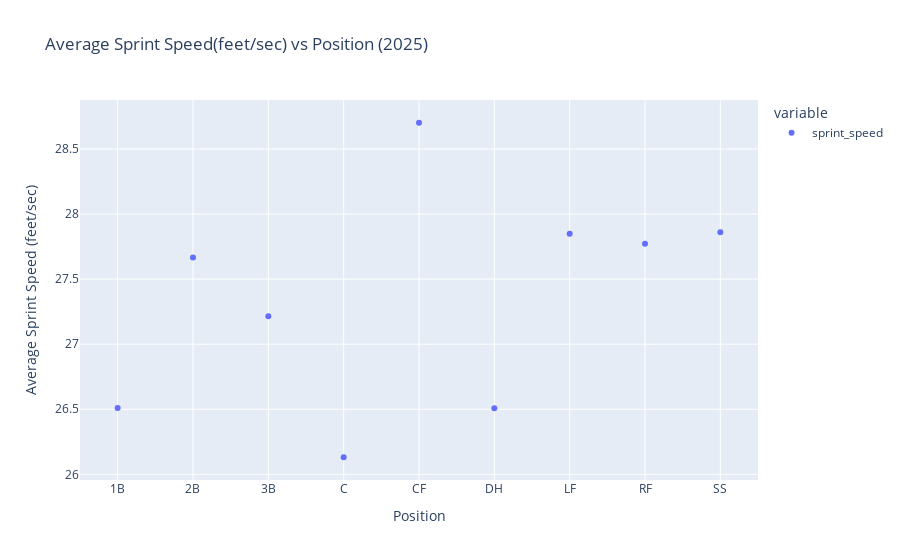

Notebook source saved alongside this figure:
### Code cell
fig = px.scatter(
    df25_avg_sprintspeed,
 
    title=" Average Sprint Speed(feet/sec) vs Position (2025)"
)
fig.update_layout(
                  xaxis_title="Position",
                  yaxis_title="Average Sprint Speed (feet/sec)")
fig.show()

### Figure 1 — Plotly figure (JSON) as saved in the notebook; plotly's stock layout.template omitted (floating-point values rounded to 4 significant figures)
{"data": [{"hovertemplate": "variable=sprint_speed<br>position=%{x}<br>value=%{y}<extra></extra>", "legendgroup": "sprint_speed", "marker": {"color": "#636efa", "symbol": "circle"}, "mode": "markers", "name": "sprint_speed", "orientation": "v", "showlegend": true, "type": "scatter", "x": ["1B", "2B", "3B", "C", "CF", "DH", "LF", "RF", "SS"], "xaxis": "x", "y": [26.51, 27.67, 27.21, 26.13, 28.7, 26.51, 27.85, 27.77, 27.86], "yaxis": "y"}], "layout": {"legend": {"title": {"text": "variable"}, "tracegroupgap": 0}, "title": {"text": " Average Sprint Speed(feet/sec) vs Position (2025)"}, "xaxis": {"anchor": "y", "domain": [0, 1], "title": {"text": "Position"}}, "yaxis": {"anchor": "x", "domain": [0, 1], "title": {"text": "Average Sprint Speed (feet/sec)"}}}}
